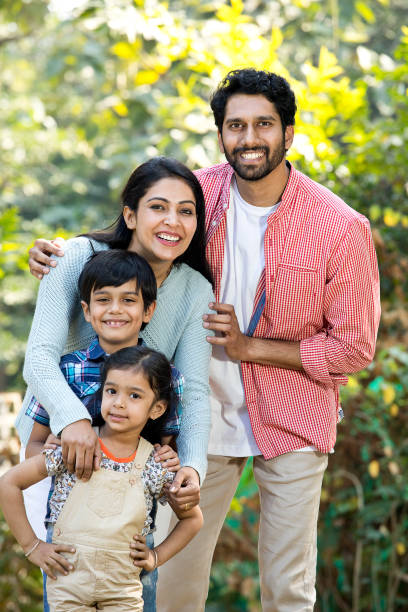
#> input picture Image Border/famileh.jpg, 408 x 612 px
$ jupyter execute image_frame.ipynb
#> lines starting #> are read from the running program, lines starting #| are printed output that depends on the picture
[cell 1]
import cv2
import numpy as np

# 1. Load Image
# (Replace with 'oil_painting_result.jpg' to frame your previous work)
filename = 'famileh.jpg'
img = cv2.imread(filename)
#> img is the input picture: shape (612, 408, 3); mean B, G, R 124, 151.8, 162.7

if img is None:
    print(f"Error: Could not load {filename}")
    exit()

inner_thickness = 5
inner_color = [0, 215, 255] # Gold/Yellow (BGR)

step_1_img = cv2.copyMakeBorder(
    img,
    inner_thickness, inner_thickness, inner_thickness, inner_thickness,
    cv2.BORDER_CONSTANT,
    value=inner_color
)
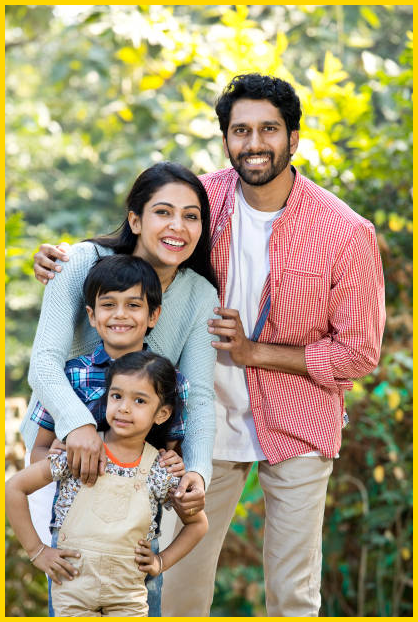
#> step_1_img: shape (622, 418, 3); mean B, G, R 119.1, 154.3, 166.3

# Step B: Add a thick outer border around Step A (e.g., White or Off-White)
outer_thickness = 40
outer_color = [92, 133, 165]

fancy_frame = cv2.copyMakeBorder(
    step_1_img, # Notice we pass the result of Step A here
    outer_thickness, outer_thickness, outer_thickness, outer_thickness,
    cv2.BORDER_CONSTANT,
    value=outer_color
)
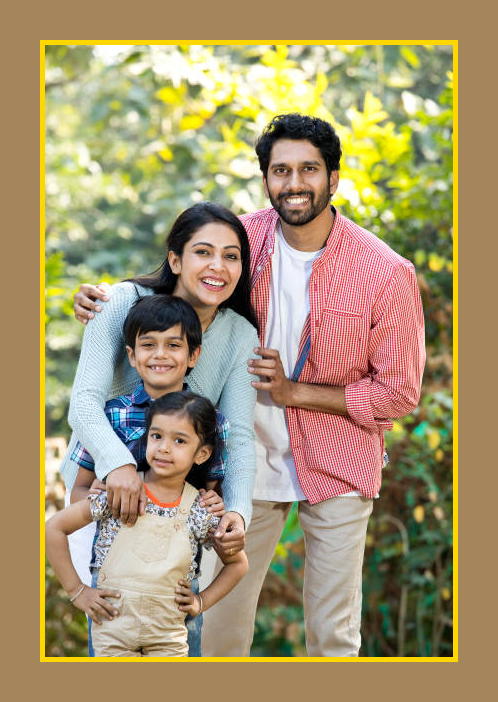
#> fancy_frame: shape (702, 498, 3); mean B, G, R 112.2, 148.9, 166

h, w = img.shape[:2]
#> h = 612; w = 408
view_h = 400
aspect_ratio = w / h
#> aspect_ratio = 0.667
view_w = int(view_h * aspect_ratio)
#> view_w = 266


total_fancy_thick = inner_thickness + outer_thickness
show_fancy = cv2.resize(fancy_frame, (view_w + total_fancy_thick*2, view_h + total_fancy_thick*2))
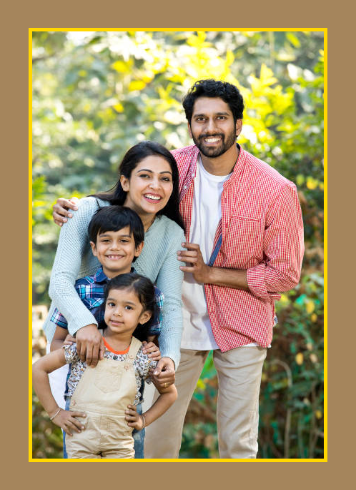
#> show_fancy: shape (490, 356, 3); mean B, G, R 112.2, 148.7, 165.8

cv2.imshow("Fancy Double Frame", show_fancy)

# SAVE the fancy frame result
cv2.imwrite('framed_result.jpg', fancy_frame)
print("Saved 'framed_result.jpg'")

cv2.waitKey(0)
cv2.destroyAllWindows()
